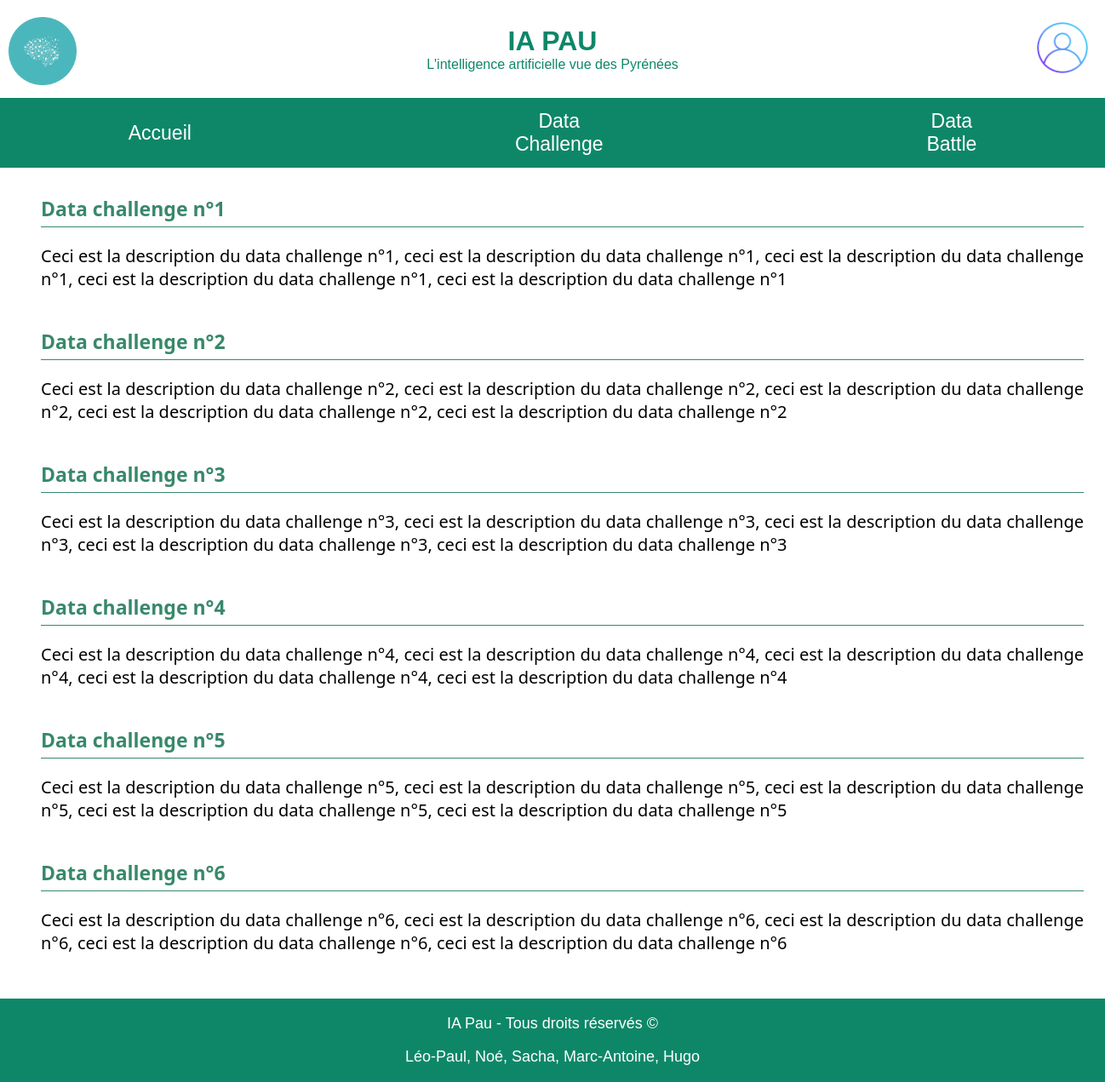
Screenshot of /php/dataEvent/liste-data-events.php?typeDataEvent=challenge with the database file from the repository.
### tables this page shows
create table DataEvent (
    idDataEvent INTEGER primary key unique not null auto_increment, 
    typeDataEvent ENUM('DataChallenge','DataBattle'),
    dateDebut DATETIME,
    dateFIN DATETIME,
    dateCreation DATETIME,
    descript TEXT,
    entreprise VARCHAR(100),
    titre VARCHAR(100),
    donnees TEXT,
    consignes TEXT,
    conseils TEXT,
    idGestionnaire INTEGER,
    foreign key fk_Gestionnaire(idGestionnaire) references Utilisateur(idUtilisateur)
);

### php/bdd.php (called while the page is built, shortened)
<?php
function getAllFromRequest($mysqlClient,$request) {
    try {
        $statement = $mysqlClient->prepare($request);
        $statement->execute();
        $tableau = $statement->fetchAll();
        return $tableau;
    }
    catch(Exception $e) {
        die('Erreur : ' . $e->getMessage());
    }
}
?>

### php/dataEvent/liste-data-events.php (the view, shortened to what this page needs)
<?php
    include("../bdd.php");
?>
<!DOCTYPE HTML>
<html>
    <head>
        <link rel="stylesheet" type="text/css" href="/css/general.css" />
        <link rel="stylesheet" type="text/css" href="/css/header.css" />
        <link rel="stylesheet" type="text/css" href="/css/footer.css" />
        <link rel="stylesheet" type="text/css" href="/css/liste-data-events.css" />
    </head>
    <body>
        <?php
            include("../header.php");
        ?>
        <main>
            <?php
                $conn = connexion($serveur, $bdd, $user, $pass);
                if ($_SESSION["typeDataEvent"] == "challenge") {
                    $requete = "SELECT * FROM DataEvent WHERE typeDataEvent='DataChallenge';";
                    $resultat = getAllFromRequest($conn, $requete);
                }
                else if ($_SESSION["typeDataEvent"] == "battle") {
                    $requete = "SELECT * FROM DataEvent WHERE typeDataEvent='DataBattle';";
                    $resultat = getAllFromRequest($conn, $requete);
                }
                $nbrResultats = count($resultat);
                echo "<div id='liste-events'>";
                for ($i=0; $i<$nbrResultats; $i++) {
                    echo "
                    <div class='event'>
                        <a href='data-event.php?idDataEvent=".$resultat[$i]["idDataEvent"]."'>
                            <div class='titre-event'>
                                <span>".$resultat[$i]["titre"]."</span>
                            </div>
                            <p>".$resultat[$i]["descript"]."</p>
                        </a>
                    </div>
                    ";
                }
                echo "</div>";
            ?>
        </main>
        <?php
            include("../footer.php");
        ?>
    </body>
</html>

### php/header.php (shortened to what this page needs)
<link rel="stylesheet" type="text/css" href="/css/header.css" />
<header>
    <div class="banniere">
        <a href="/index.php">
            <img src="/img/iapau_round.png" id="logo"/>
        </a>
        <div class="text"></a>
            <h1>IA PAU</h1>
            <p>L'intelligence artificielle vue des Pyrénées</p>
        </div>
        <div id="profilHeader">
            <a href=<?php if ($_SESSION["estConnecte"]) {echo("/php/profil/profil.php");} else { echo("/php/connexion/connexion.php");}?>> <img id="Client" src="/img/Client.png" alt="Client"/> </a>
        </div>
    </div>
    <div class="menu-banniere">
        <a href="/index.php">Accueil</a>
        <a href="/php/dataEvent/liste-data-events.php?typeDataEvent=challenge">Data Challenge</a>
        <a href="/php/dataEvent/liste-data-events.php?typeDataEvent=battle">Data Battle</a>
    </div>
</header>

### php/footer.php
<footer>
    <link rel="stylesheet" href="/css/footer.css">
    <p>IA Pau - Tous droits réservés ©</p>
    <p>Léo-Paul, Noé, Sacha, Marc-Antoine, Hugo</p>
</footer>

### css/general.css (style rules this page uses)
body { margin: 0px; padding: 0px; }
main { font-family: system-ui, -apple-system, BlinkMacSystemFont, 'Segoe UI', Roboto, Oxygen, Ubuntu, Cantarell, 'Open Sans', 'Helvetica Neue', sans-serif; margin: 25px; }
a { text-decoration: none; }

### css/header.css (style rules this page uses)
body { margin: 0; font-family: "montserrat", sans-serif; }
.banniere { background-color: white; display: flex; align-items: center; justify-content: center; text-align: center; paddING: 20px; }
.banniere p { color: #0E8769; text-align: center; margin-top: 0; margin-bottom: 10px; }
.menu-banniere a { color: white; font-size: 23px; padding: 14px 190px 14px; width: 25%; text-decoration: none; transition: 0.4s ease; }
.menu-banniere { background-color: #0E8769; display: flex; align-items: center; justify-content: center; text-align: center; }
.banniere h1 { color: #0E8769; font-family: "montserrat", sans-serif; text-align: center; display: inline-block; margin-top: 10px; margin-bottom:0; }
#profilHeader { position: absolute; display: flex; right: 10px; align-items: center; }
#Client { top : 30px; height : 60px; padding: 10px; }
#logo { position : absolute; top : 20px; left: 10px; height : 80px; }

### css/footer.css (style rules this page uses)
footer { font-family: "montserrat", sans-serif; padding: 1px 0px 1px 0px; left: 0px; bottom: 0px; background-color: #0E8769; width: 100%; text-align: center; font-size: 18px; color: white; }

### css/liste-data-events.css (style rules this page uses)
#liste-events a { color: black; transition: 0.3s ease; }
#liste-events .event { border-left: 3px solid rgba(255, 255, 255, 0); transition: 0.3s ease; }
#liste-events .event { padding-top: 7px; padding-bottom: 7px; margin-top: 10px; margin-bottom: 10px; padding-left: 20px; font-size: 20px; text-align: justify; }
#liste-events .event .titre-event { font-weight: bold; font-size: 20px; border-bottom: 1px solid rgb(56, 136, 106); padding-bottom: 5px; color: rgb(56, 136, 106); font-size: 23px; }

### rows the page displays
dataevent: titre "Data challenge n°1", descript "Ceci est la description du data challenge n°1, ceci est la description du data challenge n°1, ceci est la description du data challenge n°1, ceci est la description du data challenge n°1, ceci est la description du data challenge n°1"
dataevent: titre "Data challenge n°2", descript "Ceci est la description du data challenge n°2, ceci est la description du data challenge n°2, ceci est la description du data challenge n°2, ceci est la description du data challenge n°2, ceci est la description du data challenge n°2"
dataevent: titre "Data challenge n°3", descript "Ceci est la description du data challenge n°3, ceci est la description du data challenge n°3, ceci est la description du data challenge n°3, ceci est la description du data challenge n°3, ceci est la description du data challenge n°3"
dataevent: titre "Data challenge n°4", descript "Ceci est la description du data challenge n°4, ceci est la description du data challenge n°4, ceci est la description du data challenge n°4, ceci est la description du data challenge n°4, ceci est la description du data challenge n°4"
dataevent: titre "Data challenge n°5", descript "Ceci est la description du data challenge n°5, ceci est la description du data challenge n°5, ceci est la description du data challenge n°5, ceci est la description du data challenge n°5, ceci est la description du data challenge n°5"
dataevent: titre "Data challenge n°6", descript "Ceci est la description du data challenge n°6, ceci est la description du data challenge n°6, ceci est la description du data challenge n°6, ceci est la description du data challenge n°6, ceci est la description du data challenge n°6"
